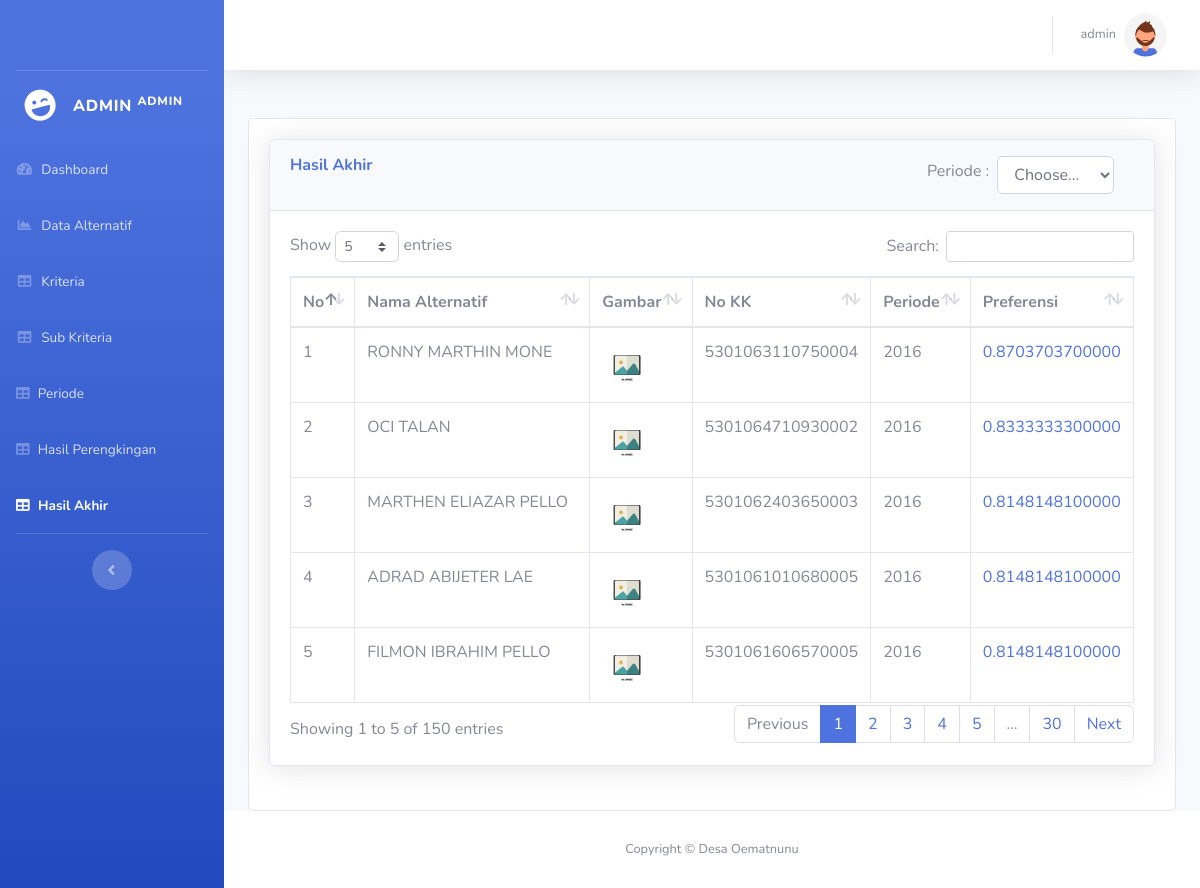
Screenshot of /admin/hasil-akhir.php (signed in) with the database file from the repository.
### tables this page shows
CREATE TABLE `hasil_akhir` (
  `id_hasil` int(11) NOT NULL,
  `f_id_alternatif` int(11) NOT NULL,
  `preferensi_akhir` decimal(15,13) NOT NULL,
  `f_id_periode` int(11) NOT NULL
);

CREATE TABLE `alternatif` (
  `id_alternatif` int(11) NOT NULL,
  `nama_alternatif` varchar(255) NOT NULL,
  `gambar` varchar(255) NOT NULL,
  `no_kk` varchar(255) NOT NULL
);

CREATE TABLE `periode` (
  `id_periode` int(11) NOT NULL,
  `nama_periode` varchar(255) NOT NULL,
  `deskripsi` text NOT NULL,
  `kuota` int(11) NOT NULL,
  `status` enum('aktif','nonaktif') NOT NULL
);

### config.php (called while the page is built, shortened)
<?php
function connectDatabase()
{
    $conn = new mysqli(DB_HOST, DB_USERNAME, DB_PASSWORD, DB_NAME);
    return $conn;
}
?>

### admin/functions/hasil.php (called while the page is built, shortened)
<?php
    require_once '../config.php';
    class Hasil{
        private $db;
        public function __construct()
        {
            $this->db = connectDatabase();
        }
        public function getHasilAkhir()
        {
            $data = $this->db->query(
                    "SELECT * FROM hasil_akhir ha
                    JOIN alternatif a ON a.id_alternatif=ha.f_id_alternatif
                    JOIN periode p ON p.id_periode=ha.f_id_periode");
            return $data;
        }
    }
    $getDataHasil = new Hasil();
?>

### admin/hasil-akhir.php (the view, shortened to what this page needs)
<?php
require_once './header.php';
require_once './functions/hasil.php';
$dataHasilAkhir = $getDataHasil->getHasilAkhir();
?>
<div class="row">
    <div class="col-lg-12">
        <div class="card">
            <div class="card-body">
                <div class="card shadow mb-4">
                    <div class="card-header py-3">
                        <div class="d-flex">
                            <h6 class="m-0 font-weight-bold text-primary">Hasil Akhir</h6>
                            <div class="d-flex col-lg-3 ml-lg-auto mr-lg-2 mb-3 mb-lg-0">
                                <label for="filter-periode" class="d-flex mr-2 align-items-center text-nowrap"> Periode
                                    :
                                </label>
                                <select id="filter-periode" class="form-control">
                                    <option value="">Choose...</option>
                                </select>
                            </div>
                        </div>
                    </div>
                    <div class="card-body">
                        <div class="table-responsive">
                            <table class="table table-bordered nowrap" id="dataAlternatif" style="width:100%"
                                cellspacing="0">
                                <thead>
                                    <tr>
                                        <th>No</th>
                                        <th>Nama Alternatif</th>
                                        <th>Gambar</th>
                                        <th>No KK</th>
                                        <th>Periode</th>
                                        <th>Preferensi</th>
                                    </tr>
                                </thead>
                                <tbody>
                                    <?php foreach ($dataHasilAkhir as $key => $hasil):?>
                                    <tr>
                                        <td><?=$key+1?></td>
                                        <td><?=$hasil['nama_alternatif'];?></td>
                                        <td><a href="../images/<?=$hasil['gambar'];?>" data-lightbox="image-1"
                                                data-title="<?=$hasil['nama_alternatif'];?>">
                                                <img style="width: 50px; height: 50px;"
                                                    src="../images/<?=$hasil['gambar'];?>"
                                                    alt="Gambar <?=$hasil['nama_alternatif'];?>">
                                            </a></td>
                                        <td><?=$hasil['no_kk'];?></td>
                                        <td><?=$hasil['nama_periode'];?></td>
                                        <td><a
                                                href="./perhitungan.php?per=<?=$hasil['id_periode'];?>"><?=$hasil['preferensi_akhir']??0;?></a>
                                        </td>
                                    </tr>
                                    <?php endforeach;?>
                                </tbody>
                            </table>
                        </div>
                    </div>
                </div>
            </div>
        </div>
    </div>
</div>
<?php require_once './footer.php';?>

### admin/header.php (shortened to what this page needs)
<?php
require_once '../config.php';
?>
<!DOCTYPE html>
<html lang="en">
<head>
    <link href="../assets/vendor/fontawesome-free/css/all.min.css" rel="stylesheet" type="text/css" />
    <link href="../assets/css/sb-admin-2.min.css" rel="stylesheet" />
    <link href="../assets/vendor/datatables/dataTables.bootstrap4.min.css" rel="stylesheet">
    <link href="../assets/lightbox2/css/lightbox.css" rel="stylesheet" />
    <link rel="stylesheet" href="https://cdn.jsdelivr.net/npm/sweetalert2@11/dist/sweetalert2.min.css">
</head>
<body id="page-top">
    <div id="wrapper">
        <ul class="navbar-nav bg-gradient-primary sidebar sidebar-dark accordion" id="accordionSidebar">
            <a class="sidebar-brand d-flex align-items-center justify-content-center" href="">
            </a>
            <hr class="sidebar-divider my-0" />
            <a class="sidebar-brand d-flex align-items-center justify-content-center" href="">
                <div class="sidebar-brand-icon rotate-n-15">
                    <i class="fas fa-laugh-wink"></i>
                </div>
                <div class="sidebar-brand-text mx-3">Admin <sup><?=$_SESSION['username'];?></sup></div>
            </a>
            <li class="nav-item <?= $_SESSION['menu'] == 'index' ? 'active':'';?>">
                <a class="nav-link" href="index.php">
                    <i class="fas fa-fw fa-tachometer-alt"></i>
                    <span>Dashboard</span></a>
            </li>
            <li class="nav-item <?= $_SESSION['menu'] == 'alternatif' ? 'active':'';?>">
                <a class="nav-link" href="./data_alternatif.php">
                    <i class="fas fa-fw fa-chart-area"></i>
                    <span>Data Alternatif</span></a>
            </li>
            <li class="nav-item <?= $_SESSION['menu'] == 'kriteria' ? 'active':'';?>">
                <a class="nav-link" href="./kriteria.php">
                    <i class="fas fa-fw fa-table"></i>
                    <span>Kriteria</span></a>
            </li>
            <li class="nav-item <?= $_SESSION['menu'] == 'sub-kriteria' ? 'active':'';?>">
                <a class="nav-link" href="./sub_kriteria.php">
                    <i class="fas fa-fw fa-table"></i>
                    <span>Sub Kriteria</span></a>
            </li>
            <li class="nav-item <?= $_SESSION['menu'] == 'periode' ? 'active':'';?>">
                <a class="nav-link" href="./periode.php">
                    <i class="fas fa-table"></i>
                    <span>Periode</span></a>
            </li>
            <li class="nav-item <?= $_SESSION['menu'] == 'hasil-per' ? 'active':'';?>">
                <a class="nav-link" href="./hasil-perengkingan.php">
                    <i class="fas fa-table"></i>
                    <span>Hasil Perengkingan</span></a>
            </li>
            <li class="nav-item <?= $_SESSION['menu'] == 'hasil-akhir' ? 'active':'';?>">
                <a class="nav-link" href="./hasil-akhir.php">
                    <i class="fas fa-table"></i>
                    <span>Hasil Akhir</span></a>
            </li>
            <hr class="sidebar-divider d-none d-md-block" />
            <div class="text-center d-none d-md-inline">
                <button class="rounded-circle border-0" id="sidebarToggle"></button>
            </div>
        </ul>
        <div id="content-wrapper" class="d-flex flex-column">
            <div id="content">
                <nav class="navbar navbar-expand navbar-light bg-white topbar mb-4 static-top shadow">
                    <ul class="navbar-nav ml-auto">
                        <li class="nav-item dropdown no-arrow">
                            <a class="nav-link dropdown-toggle" href="#" id="userDropdown" role="button"
                                data-toggle="dropdown" aria-haspopup="true" aria-expanded="false">
                                <span
                                    class="mr-2 d-none d-lg-inline text-gray-600 small"><?=$_SESSION['username'];?></span>
                                <img class="rounded-circle mr-5" src="../assets/img/undraw_profile_2.svg" />
                            </a>
                        </li>
                    </ul>
                </nav>
                <div class="container-fluid">

### admin/footer.php (shortened to what this page needs)
</div>
</div>
<footer class="sticky-footer bg-white">
    <div class="container my-auto">
        <div class="copyright text-center my-auto">
            <span>Copyright &copy; Desa Oematnunu</span>
        </div>
    </div>
</footer>
</div>
</div>
</body>
</html>

### rows the page displays
hasil_akhir: f_id_alternatif.nama_alternatif "RONNY MARTHIN MONE", f_id_alternatif.gambar (picture), f_id_alternatif.no_kk "5301063110750004", f_id_periode.nama_periode "2016", preferensi_akhir "0.8703703700000"
hasil_akhir: f_id_alternatif.nama_alternatif "OCI TALAN", f_id_alternatif.gambar (picture), f_id_alternatif.no_kk "5301064710930002", f_id_periode.nama_periode "2016", preferensi_akhir "0.8333333300000"
hasil_akhir: f_id_alternatif.nama_alternatif "MARTHEN ELIAZAR PELLO", f_id_alternatif.gambar (picture), f_id_alternatif.no_kk "5301062403650003", f_id_periode.nama_periode "2016", preferensi_akhir "0.8148148100000"
hasil_akhir: f_id_alternatif.nama_alternatif "ADRAD ABIJETER LAE", f_id_alternatif.gambar (picture), f_id_alternatif.no_kk "5301061010680005", f_id_periode.nama_periode "2016", preferensi_akhir "0.8148148100000"
hasil_akhir: f_id_alternatif.nama_alternatif "FILMON IBRAHIM PELLO", f_id_alternatif.gambar (picture), f_id_alternatif.no_kk "5301061606570005", f_id_periode.nama_periode "2016", preferensi_akhir "0.8148148100000"

### other values shown
$_SESSION['username'] "ADMIN"
$_SESSION['username'] "admin"
